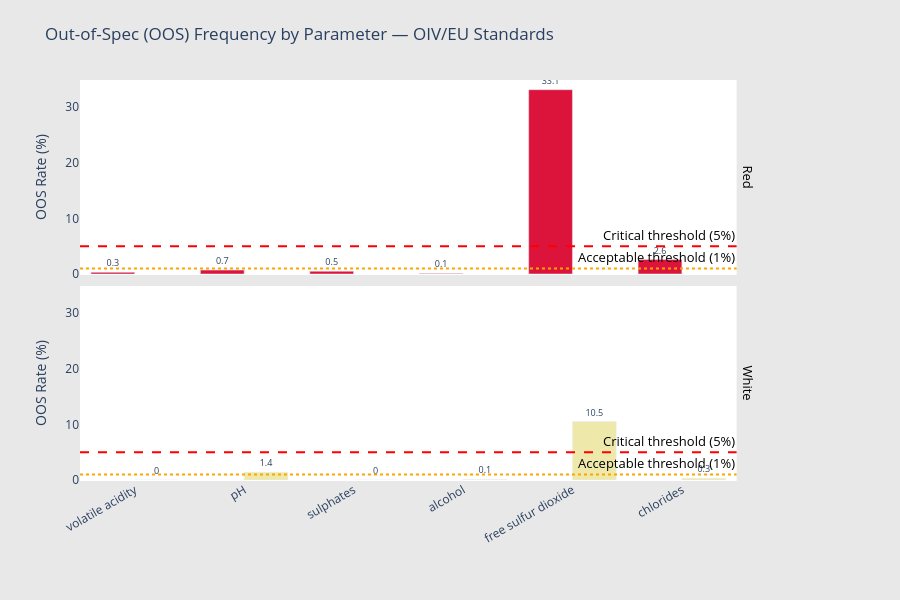

The code cell stored with this chart in its notebook:
### Code cell
#OOS BAR CHART
fig = px.bar(oos_df,
             x='Parameter',
             y='OOS %',
             color='Wine Type',
             barmode='group',
             facet_row='Wine Type',
             title='Out-of-Spec (OOS) Frequency by Parameter — OIV/EU Standards',
             labels={'OOS %': 'OOS Rate (%)', 'Parameter': ''},
             color_discrete_map={'Red': 'crimson', 'White': 'palegoldenrod'},
             text='OOS %',
             hover_data=['OOS Below LSL', 'OOS Above USL', 'OOS Total', 'Sample Size'])


# Critical threshold line at 5%
fig.add_hline(y=5.0, line_dash='dash', line_color='red',
              annotation_text='Critical threshold (5%)',
              annotation_position='top right')

# Acceptable threshold line at 1%
fig.add_hline(y=1.0, line_dash='dot', line_color='orange',
              annotation_text='Acceptable threshold (1%)',
              annotation_position='top right')

fig.update_traces(textposition='outside', textfont_size=9)



fig.update_layout(
    paper_bgcolor='#E8E8E8',
    plot_bgcolor='white',
    height=600,
    xaxis_tickangle=-30,
    xaxis2_tickangle=-30,
    showlegend=False,
    margin=dict(r=150, b=120, t=80),
)

# Formatting labels
fig.for_each_annotation(lambda a: a.update(
    text=a.text.replace('Wine Type=', ''),
    font=dict(size=13, color='black')
))

fig.show()

### Figure 1 — Plotly figure (JSON) as saved in the notebook; plotly's stock layout.template omitted (floating-point values rounded to 4 significant figures)
{"data": [{"alignmentgroup": "True", "customdata": [[0, 4, 4, 1599], [9, 2, 11, 1599], [0, 8, 8, 1599], [2, 0, 2, 1599], [526, 4, 530, 1599], [0, 41, 41, 1599]], "hovertemplate": "Wine Type=Red<br>=%{x}<br>OOS Rate (%)=%{text}<br>OOS Below LSL=%{customdata[0]}<br>OOS Above USL=%{customdata[1]}<br>OOS Total=%{customdata[2]}<br>Sample Size=%{customdata[3]}<extra></extra>", "legendgroup": "Red", "marker": {"color": "crimson", "pattern": {"shape": ""}}, "name": "Red", "offsetgroup": "Red", "orientation": "v", "showlegend": true, "text": [0.3, 0.7, 0.5, 0.1, 33.1, 2.6], "textfont": {"size": 9}, "textposition": "outside", "type": "bar", "x": ["volatile acidity", "pH", "sulphates", "alcohol", "free sulfur dioxide", "chlorides"], "xaxis": "x2", "y": [0.3, 0.7, 0.5, 0.1, 33.1, 2.6], "yaxis": "y2"}, {"alignmentgroup": "True", "customdata": [[0, 0, 0, 4898], [70, 0, 70, 4898], [2, 0, 2, 4898], [5, 0, 5, 4898], [168, 346, 514, 4898], [0, 17, 17, 4898]], "hovertemplate": "Wine Type=White<br>=%{x}<br>OOS Rate (%)=%{text}<br>OOS Below LSL=%{customdata[0]}<br>OOS Above USL=%{customdata[1]}<br>OOS Total=%{customdata[2]}<br>Sample Size=%{customdata[3]}<extra></extra>", "legendgroup": "White", "marker": {"color": "palegoldenrod", "pattern": {"shape": ""}}, "name": "White", "offsetgroup": "White", "orientation": "v", "showlegend": true, "text": [0.0, 1.4, 0.0, 0.1, 10.5, 0.3], "textfont": {"size": 9}, "textposition": "outside", "type": "bar", "x": ["volatile acidity", "pH", "sulphates", "alcohol", "free sulfur dioxide", "chlorides"], "xaxis": "x", "y": [0.0, 1.4, 0.0, 0.1, 10.5, 0.3], "yaxis": "y"}], "layout": {"annotations": [{"font": {"color": "black", "size": 13}, "showarrow": false, "text": "White", "textangle": 90, "x": 0.98, "xanchor": "left", "xref": "paper", "y": 0.2425, "yanchor": "middle", "yref": "paper"}, {"font": {"color": "black", "size": 13}, "showarrow": false, "text": "Red", "textangle": 90, "x": 0.98, "xanchor": "left", "xref": "paper", "y": 0.7575, "yanchor": "middle", "yref": "paper"}, {"font": {"color": "black", "size": 13}, "showarrow": false, "text": "Critical threshold (5%)", "x": 1, "xanchor": "right", "xref": "x domain", "y": 5, "yanchor": "bottom", "yref": "y"}, {"font": {"color": "black", "size": 13}, "showarrow": false, "text": "Critical threshold (5%)", "x": 1, "xanchor": "right", "xref": "x2 domain", "y": 5, "yanchor": "bottom", "yref": "y2"}, {"font": {"color": "black", "size": 13}, "showarrow": false, "text": "Acceptable threshold (1%)", "x": 1, "xanchor": "right", "xref": "x domain", "y": 1, "yanchor": "bottom", "yref": "y"}, {"font": {"color": "black", "size": 13}, "showarrow": false, "text": "Acceptable threshold (1%)", "x": 1, "xanchor": "right", "xref": "x2 domain", "y": 1, "yanchor": "bottom", "yref": "y2"}], "barmode": "group", "height": 600, "legend": {"title": {"text": "Wine Type"}, "tracegroupgap": 0}, "margin": {"b": 120, "r": 150, "t": 80}, "paper_bgcolor": "#E8E8E8", "plot_bgcolor": "white", "shapes": [{"line": {"color": "red", "dash": "dash"}, "type": "line", "x0": 0, "x1": 1, "xref": "x domain", "y0": 5, "y1": 5, "yref": "y"}, {"line": {"color": "red", "dash": "dash"}, "type": "line", "x0": 0, "x1": 1, "xref": "x2 domain", "y0": 5, "y1": 5, "yref": "y2"}, {"line": {"color": "orange", "dash": "dot"}, "type": "line", "x0": 0, "x1": 1, "xref": "x domain", "y0": 1, "y1": 1, "yref": "y"}, {"line": {"color": "orange", "dash": "dot"}, "type": "line", "x0": 0, "x1": 1, "xref": "x2 domain", "y0": 1, "y1": 1, "yref": "y2"}], "showlegend": false, "title": {"text": "Out-of-Spec (OOS) Frequency by Parameter — OIV/EU Standards"}, "xaxis": {"anchor": "y", "domain": [0, 0.98], "tickangle": -30, "title": {"text": ""}}, "xaxis2": {"anchor": "y2", "domain": [0, 0.98], "matches": "x", "showticklabels": false, "tickangle": -30}, "yaxis": {"anchor": "x", "domain": [0, 0.485], "title": {"text": "OOS Rate (%)"}}, "yaxis2": {"anchor": "x2", "domain": [0.515, 1], "matches": "y", "title": {"text": "OOS Rate (%)"}}}}
